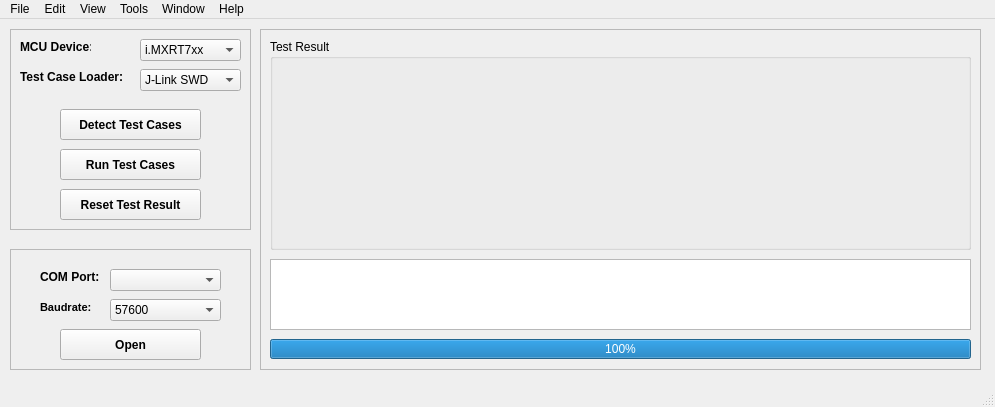
<?xml version="1.0" encoding="UTF-8"?>
<ui version="4.0">
 <class>faTesterWin</class>
 <widget class="QMainWindow" name="faTesterWin">
  <property name="geometry">
   <rect>
    <x>0</x>
    <y>0</y>
    <width>995</width>
    <height>407</height>
   </rect>
  </property>
  <property name="windowTitle">
   <string>MCU FA Test Suite</string>
  </property>
  <widget class="QWidget" name="centralwidget">
   <widget class="QFrame" name="mcuFrame">
    <property name="geometry">
     <rect>
      <x>10</x>
      <y>10</y>
      <width>241</width>
      <height>201</height>
     </rect>
    </property>
    <property name="autoFillBackground">
     <bool>false</bool>
    </property>
    <property name="frameShape">
     <enum>QFrame::StyledPanel</enum>
    </property>
    <property name="frameShadow">
     <enum>QFrame::Plain</enum>
    </property>
    <property name="lineWidth">
     <number>1</number>
    </property>
    <widget class="QLabel" name="label_mcuDevice">
     <property name="geometry">
      <rect>
       <x>10</x>
       <y>10</y>
       <width>71</width>
       <height>16</height>
      </rect>
     </property>
     <property name="font">
      <font>
       <weight>75</weight>
       <bold>true</bold>
      </font>
     </property>
     <property name="text">
      <string>MCU Device:</string>
     </property>
    </widget>
    <widget class="QComboBox" name="comboBox_mcuDevice">
     <property name="geometry">
      <rect>
       <x>130</x>
       <y>10</y>
       <width>101</width>
       <height>22</height>
      </rect>
     </property>
     <property name="currentText">
      <string>i.MXRT7xx</string>
     </property>
     <property name="currentIndex">
      <number>0</number>
     </property>
     <item>
      <property name="text">
       <string>i.MXRT7xx</string>
      </property>
     </item>
    </widget>
    <widget class="QLabel" name="label_testCaseLoader">
     <property name="geometry">
      <rect>
       <x>10</x>
       <y>40</y>
       <width>111</width>
       <height>16</height>
      </rect>
     </property>
     <property name="font">
      <font>
       <weight>75</weight>
       <bold>true</bold>
      </font>
     </property>
     <property name="text">
      <string>Test Case Loader:</string>
     </property>
    </widget>
    <widget class="QComboBox" name="comboBox_testCaseLoader">
     <property name="geometry">
      <rect>
       <x>130</x>
       <y>40</y>
       <width>101</width>
       <height>22</height>
      </rect>
     </property>
     <property name="currentIndex">
      <number>0</number>
     </property>
     <property name="maxVisibleItems">
      <number>13</number>
     </property>
     <item>
      <property name="text">
       <string>J-Link SWD</string>
      </property>
     </item>
     <item>
      <property name="text">
       <string>MCU-Link SWD</string>
      </property>
     </item>
     <item>
      <property name="text">
       <string>ROM UART ISP</string>
      </property>
     </item>
    </widget>
    <widget class="QPushButton" name="pushButton_detectTestCases">
     <property name="geometry">
      <rect>
       <x>50</x>
       <y>80</y>
       <width>141</width>
       <height>31</height>
      </rect>
     </property>
     <property name="font">
      <font>
       <weight>75</weight>
       <bold>true</bold>
      </font>
     </property>
     <property name="text">
      <string>Detect Test Cases</string>
     </property>
    </widget>
    <widget class="QPushButton" name="pushButton_runTestCases">
     <property name="geometry">
      <rect>
       <x>50</x>
       <y>120</y>
       <width>141</width>
       <height>31</height>
      </rect>
     </property>
     <property name="font">
      <font>
       <weight>75</weight>
       <bold>true</bold>
      </font>
     </property>
     <property name="text">
      <string>Run Test Cases</string>
     </property>
    </widget>
    <widget class="QPushButton" name="pushButton_resetTestResult">
     <property name="geometry">
      <rect>
       <x>50</x>
       <y>160</y>
       <width>141</width>
       <height>31</height>
      </rect>
     </property>
     <property name="font">
      <font>
       <weight>75</weight>
       <bold>true</bold>
      </font>
     </property>
     <property name="text">
      <string>Reset Test Result</string>
     </property>
    </widget>
   </widget>
   <widget class="QFrame" name="uartFrame">
    <property name="geometry">
     <rect>
      <x>10</x>
      <y>230</y>
      <width>241</width>
      <height>121</height>
     </rect>
    </property>
    <property name="font">
     <font>
      <family>Arial</family>
     </font>
    </property>
    <property name="frameShape">
     <enum>QFrame::StyledPanel</enum>
    </property>
    <property name="frameShadow">
     <enum>QFrame::Plain</enum>
    </property>
    <widget class="QLabel" name="label_comPort">
     <property name="geometry">
      <rect>
       <x>30</x>
       <y>20</y>
       <width>61</width>
       <height>16</height>
      </rect>
     </property>
     <property name="font">
      <font>
       <family>MS Shell Dlg 2</family>
       <weight>75</weight>
       <bold>true</bold>
      </font>
     </property>
     <property name="text">
      <string>COM Port:</string>
     </property>
    </widget>
    <widget class="QLabel" name="label_baudrate">
     <property name="geometry">
      <rect>
       <x>30</x>
       <y>50</y>
       <width>61</width>
       <height>16</height>
      </rect>
     </property>
     <property name="font">
      <font>
       <family>MS Shell Dlg 2</family>
       <pointsize>8</pointsize>
       <weight>75</weight>
       <bold>true</bold>
      </font>
     </property>
     <property name="text">
      <string>Baudrate:</string>
     </property>
    </widget>
    <widget class="QComboBox" name="comboBox_comPort">
     <property name="geometry">
      <rect>
       <x>100</x>
       <y>20</y>
       <width>111</width>
       <height>22</height>
      </rect>
     </property>
     <property name="font">
      <font>
       <family>MS Shell Dlg 2</family>
      </font>
     </property>
    </widget>
    <widget class="QComboBox" name="comboBox_baudrate">
     <property name="geometry">
      <rect>
       <x>100</x>
       <y>50</y>
       <width>111</width>
       <height>22</height>
      </rect>
     </property>
     <property name="font">
      <font>
       <family>MS Shell Dlg 2</family>
      </font>
     </property>
     <item>
      <property name="text">
       <string>57600</string>
      </property>
     </item>
     <item>
      <property name="text">
       <string>115200</string>
      </property>
     </item>
    </widget>
    <widget class="QPushButton" name="pushButton_open">
     <property name="geometry">
      <rect>
       <x>50</x>
       <y>80</y>
       <width>141</width>
       <height>31</height>
      </rect>
     </property>
     <property name="font">
      <font>
       <family>MS Shell Dlg 2</family>
       <weight>75</weight>
       <bold>true</bold>
      </font>
     </property>
     <property name="text">
      <string>Open</string>
     </property>
    </widget>
   </widget>
   <widget class="QFrame" name="resFrame">
    <property name="geometry">
     <rect>
      <x>260</x>
      <y>10</y>
      <width>721</width>
      <height>341</height>
     </rect>
    </property>
    <property name="frameShape">
     <enum>QFrame::StyledPanel</enum>
    </property>
    <property name="frameShadow">
     <enum>QFrame::Plain</enum>
    </property>
    <widget class="QProgressBar" name="progressBar_action">
     <property name="geometry">
      <rect>
       <x>10</x>
       <y>310</y>
       <width>701</width>
       <height>20</height>
      </rect>
     </property>
     <property name="value">
      <number>100</number>
     </property>
    </widget>
    <widget class="QTextEdit" name="textEdit_printWin">
     <property name="geometry">
      <rect>
       <x>10</x>
       <y>230</y>
       <width>701</width>
       <height>71</height>
      </rect>
     </property>
    </widget>
    <widget class="QGroupBox" name="groupBox_testResult">
     <property name="geometry">
      <rect>
       <x>10</x>
       <y>10</y>
       <width>701</width>
       <height>211</height>
      </rect>
     </property>
     <property name="title">
      <string>Test Result</string>
     </property>
    </widget>
   </widget>
  </widget>
  <widget class="QMenuBar" name="menubar">
   <property name="geometry">
    <rect>
     <x>0</x>
     <y>0</y>
     <width>995</width>
     <height>21</height>
    </rect>
   </property>
   <widget class="QMenu" name="menuFile">
    <property name="title">
     <string>File</string>
    </property>
   </widget>
   <widget class="QMenu" name="menuEdit">
    <property name="title">
     <string>Edit</string>
    </property>
   </widget>
   <widget class="QMenu" name="menuView">
    <property name="title">
     <string>View</string>
    </property>
   </widget>
   <widget class="QMenu" name="menuTools">
    <property name="title">
     <string>Tools</string>
    </property>
   </widget>
   <widget class="QMenu" name="menuWindow">
    <property name="title">
     <string>Window</string>
    </property>
   </widget>
   <widget class="QMenu" name="menuHelp">
    <property name="title">
     <string>Help</string>
    </property>
    <addaction name="menuHelpAction_homePage"/>
    <addaction name="menuHelpAction_aboutAuthor"/>
    <addaction name="menuHelpAction_revisionHistory"/>
   </widget>
   <addaction name="menuFile"/>
   <addaction name="menuEdit"/>
   <addaction name="menuView"/>
   <addaction name="menuTools"/>
   <addaction name="menuWindow"/>
   <addaction name="menuHelp"/>
  </widget>
  <widget class="QStatusBar" name="statusbar"/>
  <action name="menuHelpAction_homePage">
   <property name="text">
    <string>Home Page</string>
   </property>
  </action>
  <action name="menuHelpAction_aboutAuthor">
   <property name="text">
    <string>About Author</string>
   </property>
  </action>
  <action name="menuHelpAction_revisionHistory">
   <property name="text">
    <string>Revision History</string>
   </property>
  </action>
 </widget>
 <resources/>
 <connections/>
</ui>
